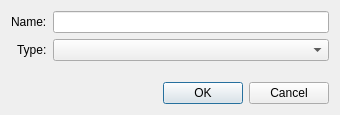
<?xml version="1.0" encoding="UTF-8"?>
<ui version="4.0">
 <class>AddQueueDialog</class>
 <widget class="QDialog" name="AddQueueDialog">
  <property name="geometry">
   <rect>
    <x>0</x>
    <y>0</y>
    <width>340</width>
    <height>115</height>
   </rect>
  </property>
  <property name="windowTitle">
   <string>Add Queue</string>
  </property>
  <layout class="QVBoxLayout" name="verticalLayout">
   <item>
    <layout class="QFormLayout" name="formLayout_2">
     <property name="labelAlignment">
      <set>Qt::AlignRight|Qt::AlignTrailing|Qt::AlignVCenter</set>
     </property>
     <item row="0" column="0">
      <widget class="QLabel" name="nameLabel">
       <property name="text">
        <string>Name:</string>
       </property>
      </widget>
     </item>
     <item row="0" column="1">
      <widget class="QLineEdit" name="nameLineEdit"/>
     </item>
     <item row="1" column="0">
      <widget class="QLabel" name="typeLabel">
       <property name="text">
        <string>Type:</string>
       </property>
      </widget>
     </item>
     <item row="1" column="1">
      <widget class="QComboBox" name="typeComboBox"/>
     </item>
    </layout>
   </item>
   <item>
    <widget class="QDialogButtonBox" name="buttonBox">
     <property name="orientation">
      <enum>Qt::Horizontal</enum>
     </property>
     <property name="standardButtons">
      <set>QDialogButtonBox::Cancel|QDialogButtonBox::Ok</set>
     </property>
    </widget>
   </item>
  </layout>
 </widget>
 <tabstops>
  <tabstop>nameLineEdit</tabstop>
  <tabstop>typeComboBox</tabstop>
  <tabstop>buttonBox</tabstop>
 </tabstops>
 <resources/>
 <connections>
  <connection>
   <sender>buttonBox</sender>
   <signal>accepted()</signal>
   <receiver>AddQueueDialog</receiver>
   <slot>accept()</slot>
   <hints>
    <hint type="sourcelabel">
     <x>248</x>
     <y>254</y>
    </hint>
    <hint type="destinationlabel">
     <x>157</x>
     <y>274</y>
    </hint>
   </hints>
  </connection>
  <connection>
   <sender>buttonBox</sender>
   <signal>rejected()</signal>
   <receiver>AddQueueDialog</receiver>
   <slot>reject()</slot>
   <hints>
    <hint type="sourcelabel">
     <x>316</x>
     <y>260</y>
    </hint>
    <hint type="destinationlabel">
     <x>286</x>
     <y>274</y>
    </hint>
   </hints>
  </connection>
 </connections>
</ui>
